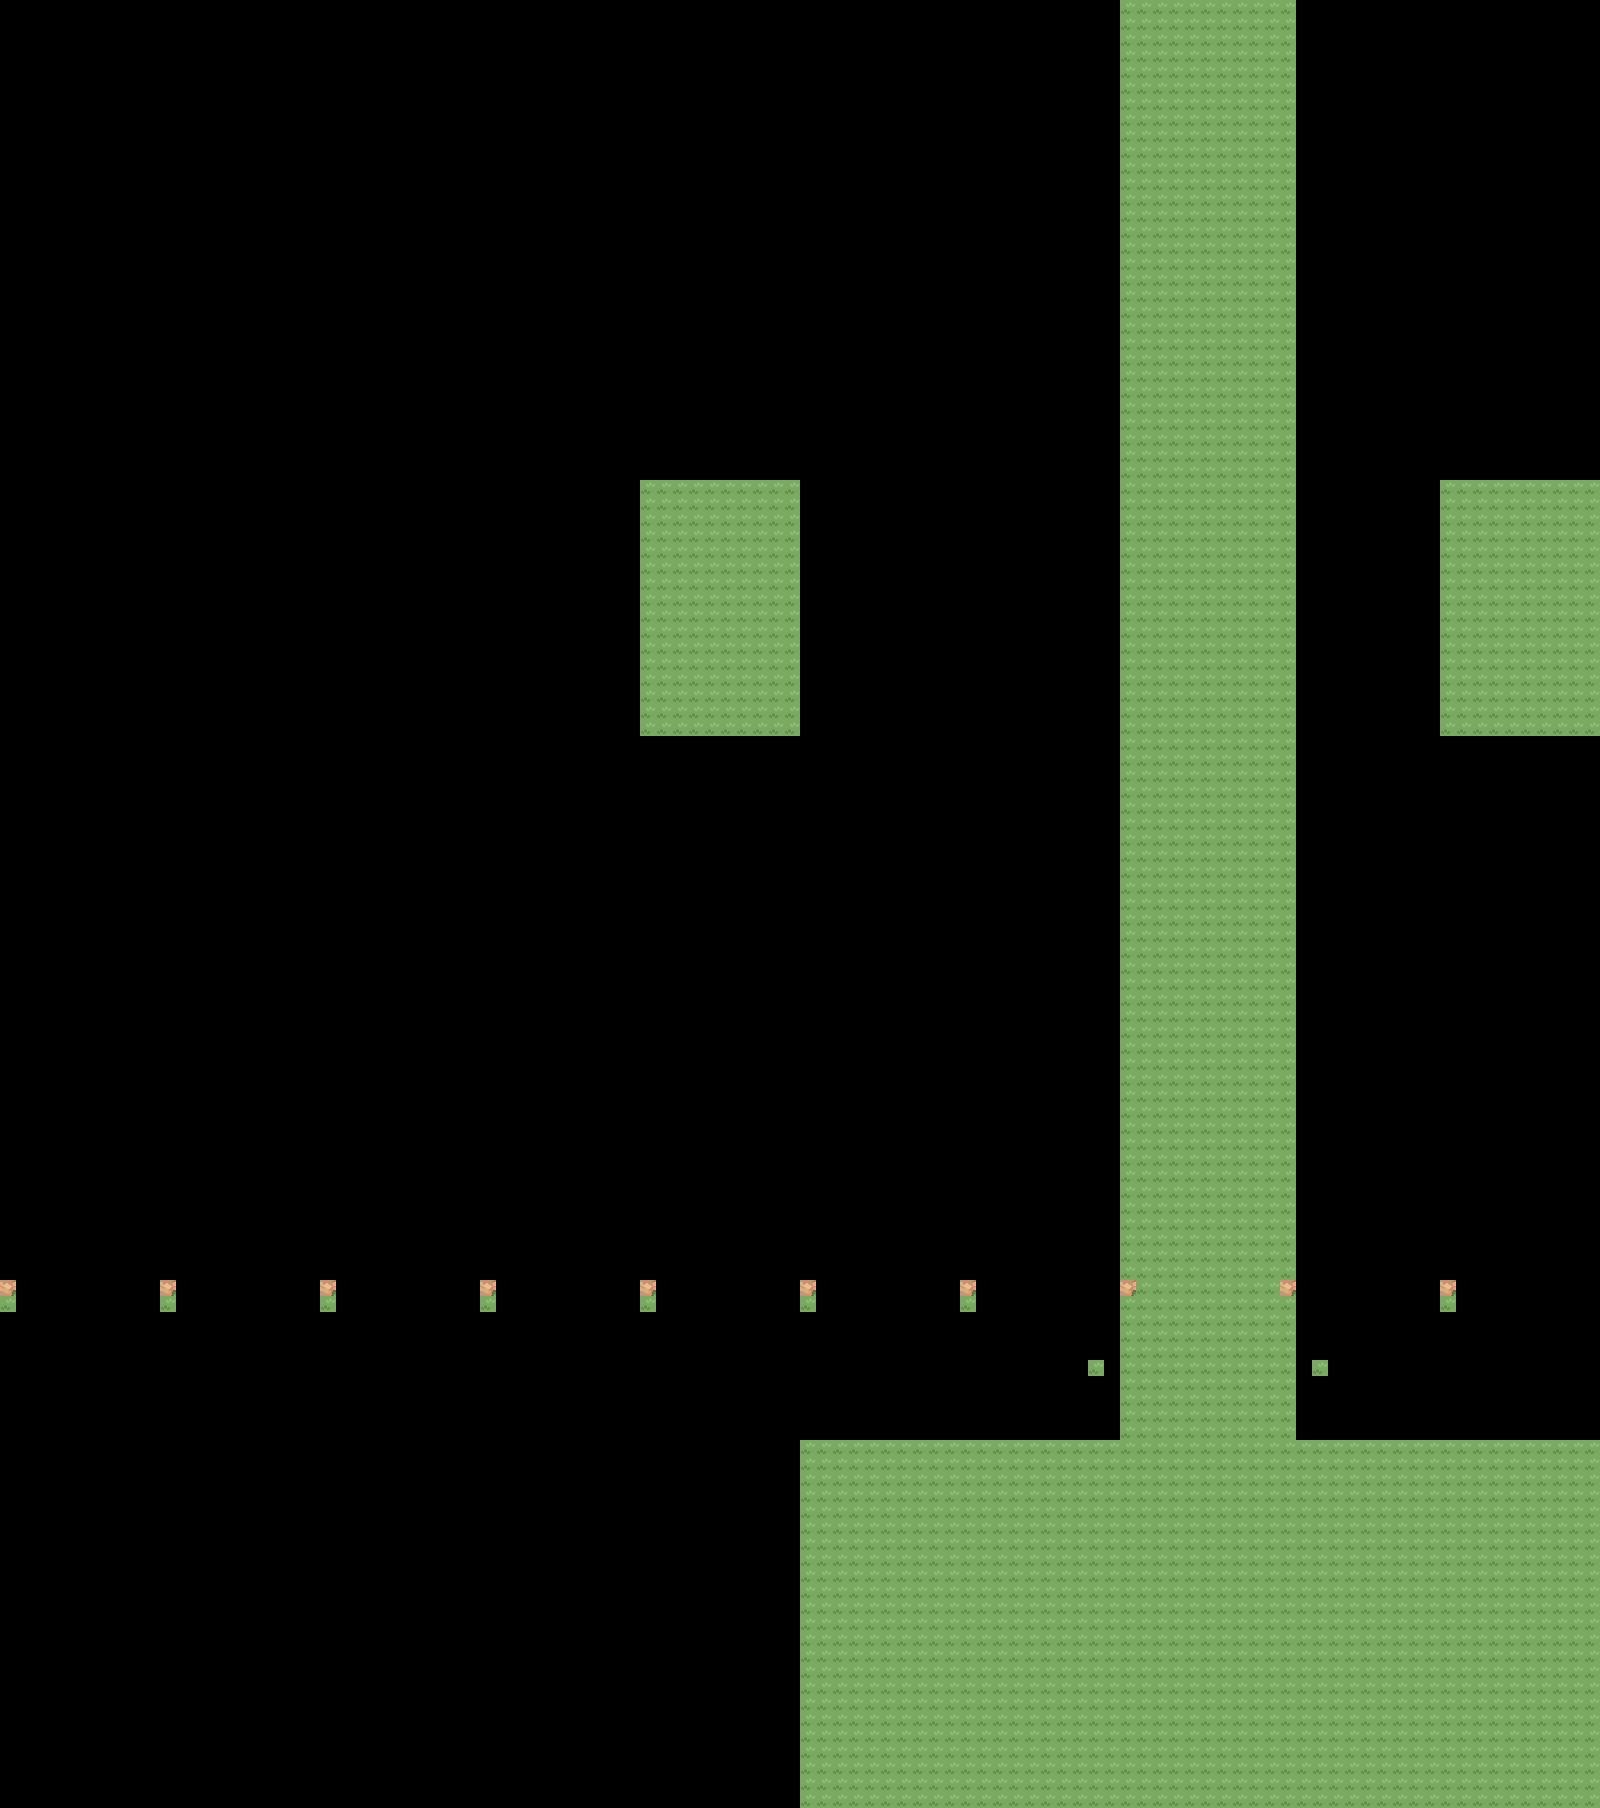

This game map was drawn from its Tiled (.tmx) file and the tilesets committed beside it. A one-line description and the trimmed map source follow:
An orthogonal 100x113 tile map with 16x16 px tiles, 3 tile layers (Ground, Details, Collision).

<map version="1.2" tiledversion="1.9.0" orientation="orthogonal" renderorder="right-down" width="100" height="113" tilewidth="16" tileheight="16" infinite="0" nextlayerid="4" nextobjectid="1"><tileset source="tileset/Nouveau projet.tsx" /><layer id="1" name="Ground" width="100" height="113"><data>[11300 cells, 2140 non-empty, 1 distinct tile ids]</data></layer><layer id="2" name="Details" width="100" height="113"><data>[11300 cells, 344 non-empty, 4 distinct tile ids]</data></layer><layer id="3" name="Collision" width="100" height="113"><data>[11300 cells, 334 non-empty, 1 distinct tile ids]</data></layer></map>
